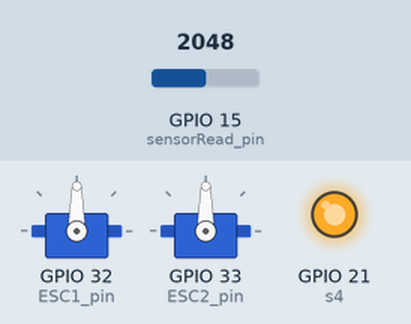
Simulated run of this program. Board: ESP32. On the bench: 2 × servo, output pins drawn as LEDs (lit = HIGH). The inputs (shaded band) are chosen by the test bench; at power-on: GPIO 15 (sensorRead_pin) = 2048. Pins used as bus, display or sensor lines are not drawn; what the program prints to the serial monitor is not drawn.

Above: at 0.1 s.
Timing chart, 0 to 1.6 s (numbered marks = the images above):
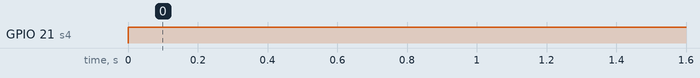

The program:

main.cpp
```cpp
#include <Arduino.h>
#include <ESP32Servo.h>
#include <Reader.h>
#include <PID.h>

float speed;

Servo ESC1;
Servo ESC2;

#define ESC1_pin 32
#define ESC2_pin 33

void setup() {
  Serial.begin(115200);
  init_lineSensor();
  ESC1.attach(ESC1_pin);
  ESC2.attach(ESC2_pin);
}

void loop() {
  readSensors();
  /*for(int i=0; i<16;i++){
    Serial.print(lineValue[i]);
    Serial.print(" ");
  }*/
  //Serial.print(position);
  //Serial.println();
  //Serial.println(lineValue[0]);
  Serial.println(PID_speed(position));
  delay(100);
  //if(speed > 0){ESC1.writeMicroseconds(speed);}
  //if(speed < 0){ESC2.writeMicroseconds(speed);}
}
```

PID.h
```cpp
#include <Arduino.h>


double Kp = 0.01;
double Kd = 0;
double ki = 0;
double currentTime=0;
double lastTime = 0;
double lastError = 0;
double eTime = 0;
double cum = 0;
float baseLineSpeedL = 1100;
float baseLineSpeedR = 1900;

float motor(float speed){
    if(speed <0){
        speed = baseLineSpeedL + speed;
    }
    if(speed >=0){
        speed = baseLineSpeedR - speed;
    }
    return speed;
}

float PID_speed(int position){
   int error = position - 1000;
   currentTime = millis();
   eTime = currentTime - lastTime;
   cum = cum + error*eTime;
   int motorSpeed = Kp * error + Kd * ((error - lastError)/(eTime))+ ki*(cum);
   lastError = error;
   lastTime = currentTime;
   motorSpeed = motor(motorSpeed);
   return motorSpeed;
}
```

Reader.h
```cpp
#include <Arduino.h>


#define s1 5
#define s2 18
#define s3 19
#define s4 21


#define sensorRead_pin 15
int sensPins[4] = {5,18,19,21};
int muxChannel[16][4]={
    {0,0,0,0}, //channel 0
    {1,0,0,0}, //channel 1
    {0,1,0,0}, //channel 2
    {1,1,0,0}, //channel 3
    {0,0,1,0}, //channel 4
    {1,0,1,0}, //channel 5
    {0,1,1,0}, //channel 6
    {1,1,1,0}, //channel 7
    {0,0,0,1}, //channel 8
    {1,0,0,1}, //channel 9
    {0,1,0,1}, //channel 10
    {1,1,0,1}, //channel 11
    {0,0,1,1}, //channel 12
    {1,0,1,1}, //channel 13
    {0,1,1,1}, //channel 14
    {1,1,1,1}  //channel 15
};

float lineValue[16];
float position;

void init_lineSensor(){
    pinMode(s1,OUTPUT);
    pinMode(s2,OUTPUT);
    pinMode(s3,OUTPUT);
    pinMode(s4,OUTPUT);
}


float getValue(int index){
    return lineValue[index];
}
float getPosition(){
    lineValue[0] = lineValue[0]*8;
    lineValue[1] = lineValue[1]*7;
    lineValue[2] = lineValue[2]*6;
    lineValue[3] = lineValue[3]*5;
    lineValue[4] = lineValue[4]*4;
    lineValue[5] = lineValue[5]*3;
    lineValue[6] = lineValue[6]*2;
    lineValue[7] = lineValue[7]*1;
    lineValue[8] = lineValue[8]*-1;
    lineValue[9] = lineValue[9]*-2;
    lineValue[10] = lineValue[10]*-3;
    lineValue[11] = lineValue[11]*-4;
    lineValue[12] = lineValue[12]*-5;
    lineValue[13] = lineValue[13]*-6;
    lineValue[14] = lineValue[14]*-7;
    lineValue[15] = lineValue[15]*-8;
    position = 0;
    for(int i; i < 15; i++){
        position += lineValue[i];
    }
    return position;
}
void readSensors(){
    for(int j = 0; j < 15; j++){
        for(int i = 0; i < 4; i ++){
            digitalWrite(sensPins[i], muxChannel[j][i]);
        }
    lineValue[j] = analogRead(sensorRead_pin);
    }
    getPosition();
}
```

Measured:
- by itself, GPIO 21 (s4): LOW → HIGH at 0.00 s
